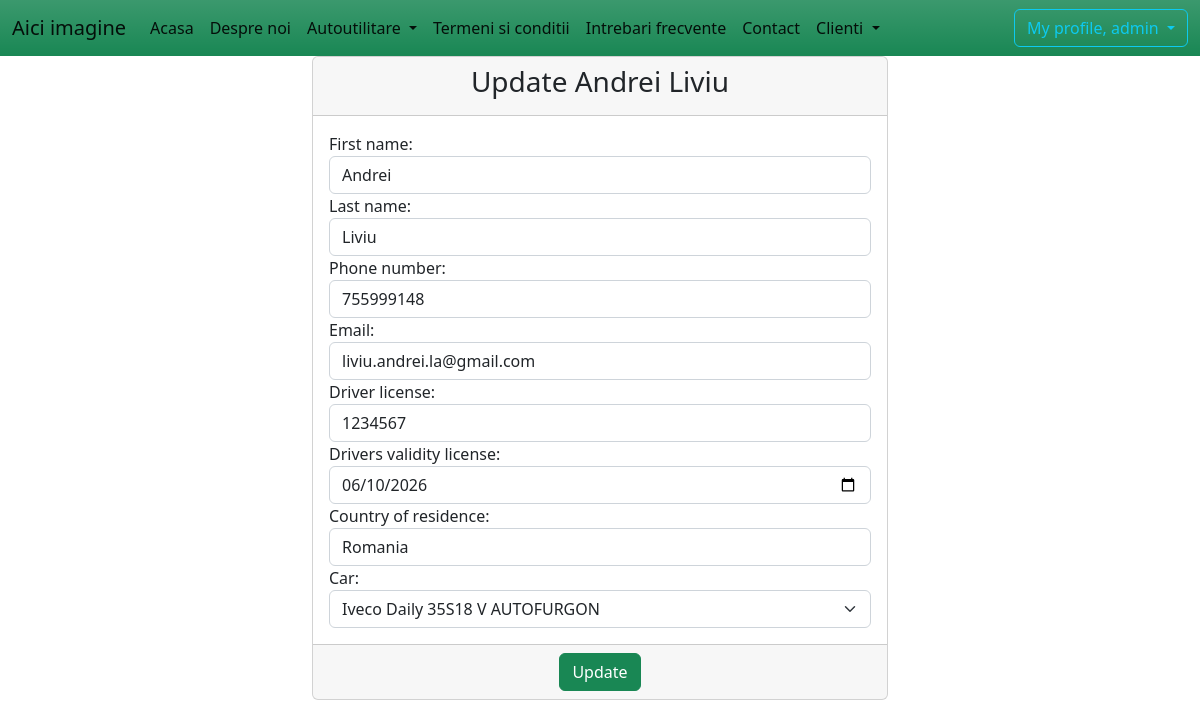
Screenshot of /update_client/1/ (signed in) with the database file from the repository.
### client/models.py (models this page shows)
class Client(models.Model):
    first_name = models.CharField(max_length=30)
    last_name = models.CharField(max_length=30)
    phone_number = models.IntegerField()
    email = models.EmailField()
    driver_license = models.IntegerField()
    drivers_validity_license = models.DateTimeField()
    country_of_residence = models.CharField(max_length=30)  # aici de pus dropdown cu tarile
    car = models.ForeignKey(Autoutilitare, on_delete=models.CASCADE)
    active = models.BooleanField(default=True)
    created_at = models.DateTimeField(auto_now_add=True)
    update_at = models.DateTimeField(auto_now=True)
    def __str__(self):
        return f'{self.first_name} {self.last_name}'

### client/views.py (the view)
# urls.py: path('update_client/<int:pk>/', views.ClientUpdateView.as_view(), name='update-client'),
class ClientUpdateView(LoginRequiredMixin, PermissionRequiredMixin, UpdateView):
    template_name = 'client/update_client.html'
    model = Client
    form_class = UpdateClientForm
    success_url = reverse_lazy('acasa')
    permission_required = 'client.update_client'

### autoutilitare/models.py (called while the page is built)
    def __str__(self):
        return f'{self.model}'

### templates/client/update_client.html (shortened to what this page needs)
{% extends 'base.html' %}
{% block content %}
    <div class="container-fluid">
        <div class="row">
            <div class="col-md-6 offset-md-3">
                <div class="card">
                    <div class="card-header">
                        <h3 class="text-center">Update {{ client }}</h3>
                    </div>
                    <form method="post">
                        <div class="card-body">
                            {{ form }}
                        </div>
                        <div class="card-footer text-center">
                            <button type="submit" class="btn btn-success">Update</button>
                        </div>
                    </form>
                </div>
            </div>
        </div>
    </div>
{% endblock %}

### templates/navbar.html (shortened to what this page needs)
<nav class="navbar navbar-expand-lg bg-success bg-gradient">
    <div class="container-fluid">
        <a class="navbar-brand" href="#">Aici imagine</a>
        <div class="collapse navbar-collapse" id="navbarSupportedContent">
            <ul class="navbar-nav me-auto mb-2 mb-lg-0">
                <li class="nav-item">
                    <a class="nav-link active" aria-current="page" href="{% url 'acasa' %}">Acasa</a>
                </li>
                <li class="nav-item">
                    <a class="nav-link active" aria-current="page" href="{% url 'despre-noi' %}">Despre noi</a>
                </li>
                {% if request.user.is_authenticated %}
                    <li class="nav-item dropdown">
                        <a class="nav-link active dropdown-toggle" href="#" role="button" data-bs-toggle="dropdown"
                           aria-expanded="false">
                            Autoutilitare
                        </a>
                    </li>
                {% endif %}
                <li class="nav-item">
                    <a class="nav-link active" aria-current="page" href="{% url 'termeni' %}">Termeni si conditii</a>
                </li>
                <li class="nav-item">
                    <a class="nav-link active" aria-current="page" href="#">Intrebari frecvente</a>
                </li>
                <li class="nav-item">
                    <a class="nav-link active" aria-current="page" href="#">Contact</a>
                </li>
                {% if request.user.is_authenticated %}
                    {% if perms.client.add_client or perms.client.view_list_of_clients %}
                        <li class="nav-item dropdown">
                            <a class="nav-link active dropdown-toggle" href="#" role="button" data-bs-toggle="dropdown"
                               aria-expanded="false">
                                Clienti
                            </a>
                    {% endif %}
                        </li>
                {% endif %}
            </ul>
            {% if request.user.is_authenticated %}
                <div class="btn-group">
                    <button type="button" class="btn btn-outline-info dropdown-toggle" data-bs-toggle="dropdown" aria-expanded="false">
                        My profile, {{ request.user.username }}
                    </button>
                </div>
            {% else %}
                <a href="{% url 'login' %}" class="btn btn-outline-success me-2">Login</a>
                <a href="{% url 'sign-up ' %}" class="btn btn-outline-success">Sign up</a>
            {% endif %}
        </div>
    </div>
</nav>

### rows the page displays
Client: first_name+last_name "Andrei Liviu", first_name "Andrei", last_name "Liviu", phone_number "755999148", email "liviu.andrei.la@gmail.com", driver_license "1234567", drivers_validity_license "06/10/2026", country_of_residence "Romania", car "Iveco Daily 35S18 V AUTOFURGON"

### other values shown
{{ request.user.username }} "admin"
